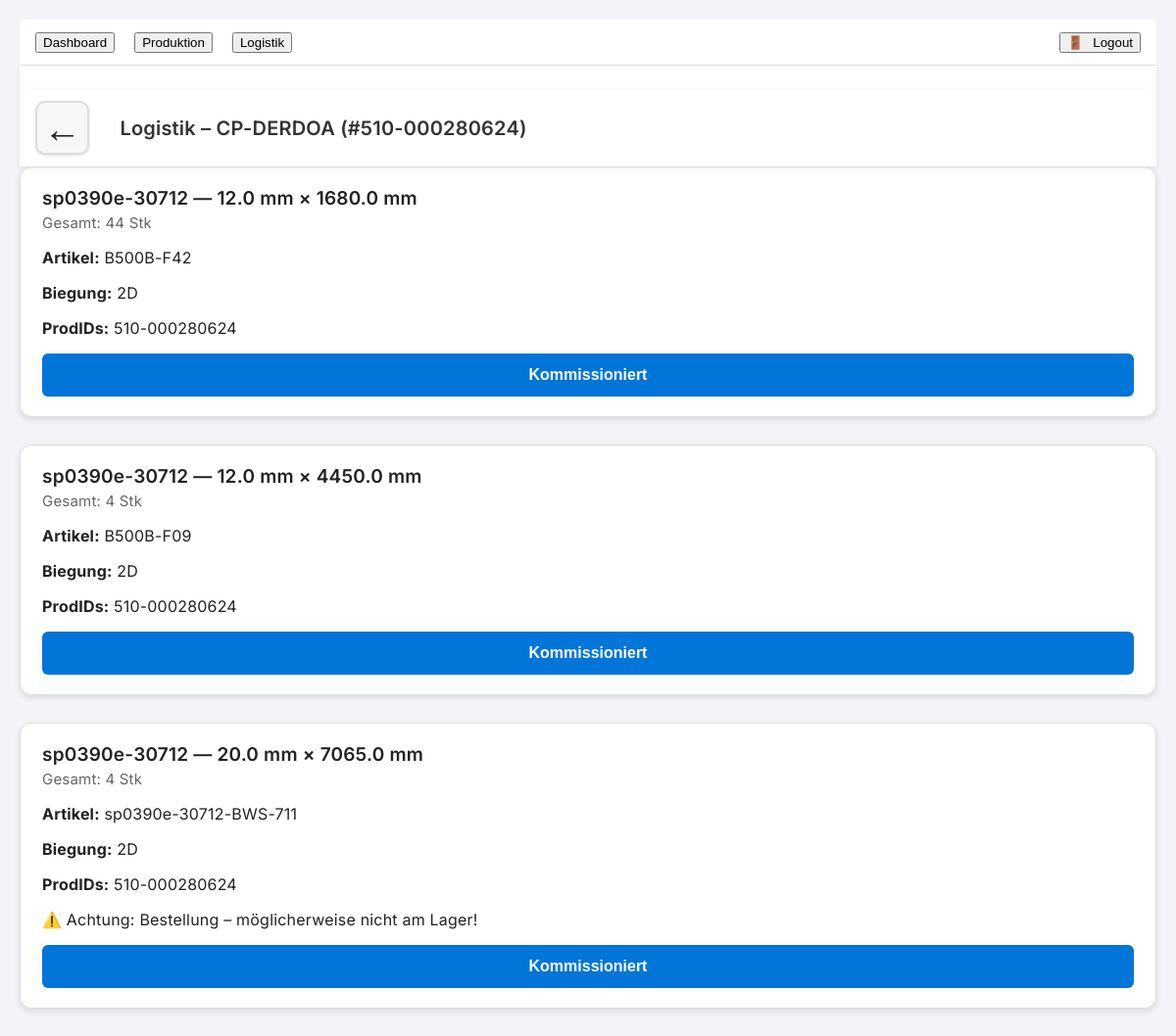
The app's page /logistik/CP-DERDOA/510-000280624?start_bft=2026-03-09 with its own data.
### backend/database.py (models this page shows)
class Item(Base):
    __tablename__ = "items"
    id = Column(Integer, primary_key=True, index=True)
    merge_key = Column(String, index=True)
    kuerzel = Column(String, index=True)
    prod_id = Column(String, index=True)   # ProdID gehört zum Auftrag
    artikel_nr = Column(String)
    artikel_clean = Column(String)
    durchmesser = Column(Float)
    laenge = Column(Float)
    biegung = Column(String)
    bedarfs_menge_pos = Column(Float)
    menge = Column(Float)
    beschaffung = Column(String)
    referenz = Column(String)
    start_bft = Column(String, index=True)
    start_bew = Column(String)
    fertig = Column(Boolean, default=False)
    ausgeliefert = Column(Boolean, default=False)
    kommissioniert = Column(Boolean, default=False)
    ziel_lagerort = Column(String, default="")
    ausgebucht = Column(Boolean, default=False)
    ausgebucht_am = Column(String, default="")

### backend/routes/logistik.py (the view)
@router.get("/logistik/{kuerzel}/{prod_id}")
def logistik_detail(request: Request, kuerzel: str, prod_id: str):
    df = load_df()
    ziellagerorte = load_ziellagerorte()
    start_bft_filter = request.query_params.get("start_bft")
    df_k = df[
        (df["kuerzel"] == kuerzel) &
        (df["prod_id"] == prod_id)
    ].copy()
    if start_bft_filter:
        df_k = df_k[df_k["start_bft"] == start_bft_filter]
    produktion_fertig = True
    prod_ladungstraeger = None
    df_groups = df_k[
        ~(
            (df_k["beschaffung"].astype(str).str.strip() == "Produktion") &
            (df_k["referenz"].astype(str).str.strip() == "Produktion")
        )
    ].copy()
    df_groups["durchmesser"] = pd.to_numeric(df_groups.get("durchmesser", 0), errors="coerce").fillna(0.0)
    df_groups["laenge"] = pd.to_numeric(df_groups.get("laenge", 0), errors="coerce").fillna(0.0)
    df_groups["biegung"] = df_groups.get("biegung", "").astype(str).replace({"nan": "unbekannt", "": "unbekannt"})
    df_groups["artikel_nr"] = df_groups.get("artikel_nr", "").astype(str).replace({"nan": "?", "": "?"})
    df_groups["artikel_clean"] = df_groups.get("artikel_clean", "").astype(str).replace({"nan": "?", "": "?"})
    df_groups["start_bft"] = df_groups.get("start_bft", "").astype(str)
    groups = []
    group_cols = ["kuerzel", "artikel_clean", "artikel_nr", "durchmesser", "laenge", "biegung", "start_bft"]
    for keys, df_art in df_groups.groupby(group_cols):
        (
            kuerzel_val,
            artikel_clean,
            artikel_nr,
            durchmesser,
            laenge,
            biegung,
            start_bft_val,
        ) = keys
        referenzen = df_art["referenz"].astype(str).str.strip().unique()
        bestellung = any(ref == "Bestellung" for ref in referenzen)
        kommissioniert = bool(df_art["kommissioniert"].all())
        ausgeliefert = bool(df_art["ausgeliefert"].all())
        am_lager = all(ref == "Am Lager" for ref in referenzen)
        fehlteil = bestellung
        groups.append({
            "artikel_clean": artikel_clean,
            "artikel_nr": artikel_nr,
            "durchmesser": float(durchmesser),
            "laenge": float(laenge),
            "biegung": biegung,
            "menge": int(df_art["bedarfs_menge_pos"].abs().sum()),
            "prod_ids": sorted(df_art["prod_id"].unique()),
            "row_keys": sorted(df_art["merge_key"].astype(str).unique()),
            "kommissioniert": kommissioniert,
            "ausgeliefert": ausgeliefert,
            "am_lager": am_lager,
            "fehlteil": fehlteil,
            "kritisch_fehlteil": False,
            "start_bft": start_bft_val,
        })
    groups = sorted(groups, key=lambda g: (g["durchmesser"], g["laenge"]))
    alle_relevant_kommissioniert = False
    alle_relevant_ausgeliefert = False
    log_ladungstraeger = None
    if groups:
        relevante = groups
        alle_relevant_kommissioniert = all(
            (g["kommissioniert"] or g["ausgeliefert"]) for g in relevante
        )
        alle_relevant_ausgeliefert = all(
            g["ausgeliefert"] for g in relevante
        )
        if alle_relevant_kommissioniert and not alle_relevant_ausgeliefert:
            menge_summe = sum(g["menge"] for g in relevante)
            all_row_keys = sorted({rk for g in relevante for rk in g["row_keys"]})
            all_prod_ids = sorted({pid for g in relevante for pid in g["prod_ids"]})
            log_ladungstraeger = {
                "menge": int(menge_summe),
                "row_keys": all_row_keys,
                "prod_ids": all_prod_ids
            }
    return request.app.state.templates.TemplateResponse(
        "logistik_detail.html",
        {
            "request": request,
            "kuerzel": kuerzel,
            "prod_id": prod_id,
            "groups": groups,
            "ziellagerorte": ziellagerorte,
            "produktion_fertig": produktion_fertig,
            "prod_ladungstraeger": prod_ladungstraeger,
            "log_ladungstraeger": log_ladungstraeger,
            "start_bft": start_bft_filter or "",
        }
    )

### frontend/templates/logistik_detail.html (shortened to what this page needs)
{% extends "base.html" %}
{% block content %}
{% set page_title = "Logistik – " ~ kuerzel ~ " (#" ~ prod_id ~ ")" %}
{% set back_url = "/logistik" %}
<nav class="app-nav">
    <div class="nav-left">
        <a href="{{ back_url }}" class="nav-back">←</a>
        <span class="nav-title">{{ page_title }}</span>
    </div>
</nav>
<div class="detail-container">
    {% for g in groups %}
    <div class="bundle {% if g.kritisch_fehlteil %}bundle-critical{% elif g.ausgeliefert %}bundle-fertig{% endif %}">
        <div class="bundle-header">
            <div class="bundle-title">
                {{ g.artikel_nr }} — {{ g.durchmesser }} mm × {{ g.laenge }} mm
            </div>
            <div class="bundle-subtitle">
                Gesamt: {{ g.menge }} Stk
            </div>
        </div>
        <div class="bundle-info">
            <p><strong>Artikel:</strong> {{ g.artikel_clean }}</p>
            <p><strong>Biegung:</strong> {{ g.biegung }}</p>
            <p><strong>ProdIDs:</strong> {{ g.prod_ids | join(", ") }}</p>
            {% if g.fehlteil and not g.kritisch_fehlteil %}
                <p class="bundle-warning">
                    ⚠️ Achtung: Bestellung – möglicherweise nicht am Lager!
                </p>
            {% endif %}
        </div>
        {% if g.kritisch_fehlteil %}
            <div class="bundle-actions">
                <button class="bundle-button bundle-button-red" disabled>
                    ❗ Kritisch – fehlt am Betoniertag
                </button>
                <form method="post"
                      action="/logistik/fehlteil_erledigt"
                      class="bundle-form"
                      data-scroll-preserve="true">
                    <input type="hidden" name="kuerzel" value="{{ kuerzel }}">
                    <input type="hidden" name="prod_id" value="{{ prod_id }}">
                    <input type="hidden" name="start_bft" value="{{ start_bft }}">
                    {% for rk in g.row_keys %}
                        <input type="hidden" name="row_keys" value="{{ rk }}">
                    {% endfor %}
                    <button type="submit" class="bundle-button bundle-button-grey">
                        Nicht gefunden
                    </button>
                </form>
            </div>
        {% elif g.ausgeliefert %}
            <div class="bundle-done-hint">✔ Bereits ausgeliefert</div>
        {% elif g.kommissioniert %}
            <div class="bundle-done-hint">✔ Kommissioniert</div>
        {% else %}
            <form method="post"
                  action="/logistik/kommissioniert"
                  class="bundle-form"
                  data-scroll-preserve="true">
                <button type="submit" class="bundle-button">
                    Kommissioniert
                </button>
            </form>
        {% endif %}
    </div>
    {% endfor %}
</div>
{% endblock %}

### frontend/static/css/style.css (style rules this page uses)
body { font-family: "Inter", "Segoe UI", Arial, sans-serif; background: #f2f4f7; margin: 0; padding: 20px; color: #222; letter-spacing: 0.2px; }
.app-nav { position: sticky; top: 0; background: #ffffff; padding: 12px 16px; box-shadow: 0 2px 6px rgba(0,0,0,0.08); z-index: 1000; display: flex; align-items: center; }
.nav-left { display: flex; align-items: center; gap: 12px; }
.nav-back { font-size: 2.4rem; font-weight: 700; text-decoration: none; color: #222; margin-right: 1.2rem; display: inline-flex; align-items: center; justify-content: center; width: 3.2rem; height: 3.2rem; border-radius: 10px; background: #f7f7f7; border: 2px solid #ddd; box-shadow: 0 1px 3px rgba(0,0,0,0.12); transition: all 0.2s ease; }
.nav-title { font-size: 20px; font-weight: 600; color: #333; }
.bundle-button { padding: 14px 18px; font-size: 17px; }
html, body { -webkit-overflow-scrolling: touch; }
.bundle { background: #ffffff; border-radius: 12px; padding: 20px 22px; margin-bottom: 28px; box-shadow: 0 3px 6px rgba(0,0,0,0.10); border: 1px solid #e0e0e0; transition: background 0.25s ease; }
.bundle-header { margin-bottom: 16px; }
.bundle-title { font-size: 19px; font-weight: 600; margin-bottom: 4px; }
.bundle-subtitle { font-size: 15px; color: #666; }
.bundle-form { margin-top: 12px; }
.bundle-button { background: #0275d8; color: white; border: none; padding: 12px 16px; border-radius: 6px; cursor: pointer; font-size: 16px; font-weight: 600; min-height: 44px; width: 100%; }

### records on screen
Item: artikel_nr "sp0390e-30712" "sp0390e-30712", biegung "2D" "2D", artikel_nr "sp0390e-30712", durchmesser "12.0", laenge "4450.0", menge "4", artikel_clean "B500B-F09", biegung "2D", prod_ids "510-000280624"
Item: artikel_clean "B500B-F42"
Item: artikel_clean "sp0390e-30712-BWS-711"

### other values on screen
{{ page_title }} "Logistik – CP-DERDOA (#510-000280624)"
{{ g.durchmesser }} "12.0" "20.0"
{{ g.laenge }} "1680.0" "7065.0"
{{ g.menge }} "44" "4"
{{ g.prod_ids | join(", ") }} "510-000280624" "510-000280624"
